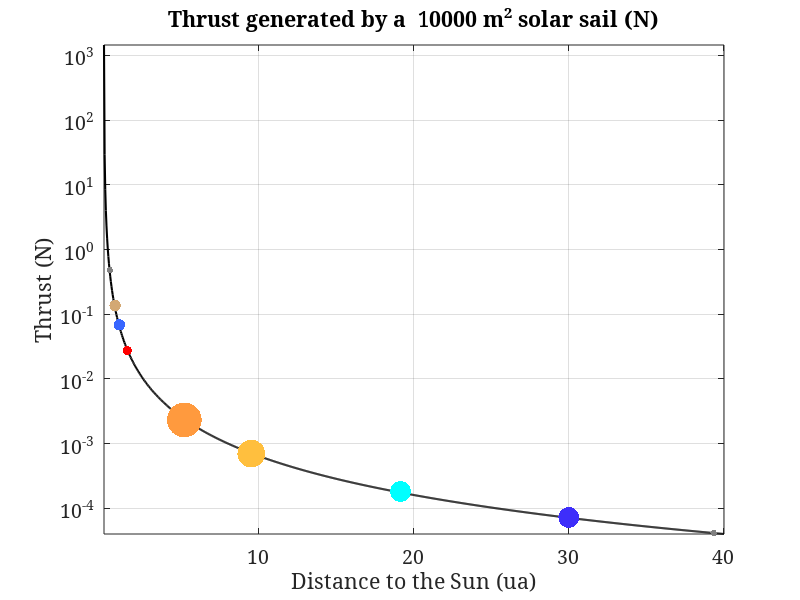

MATLAB code for this plot:
clc;clear all;close all;
lgndsize=14;labsize=15;txtsize=16;arrowwidth=1;linsize=1.5;NameFont='Cambria';

pi=3.1415926535;
theta=45*pi/180;              %%rad
c=299792458;                  %%m/s
d=linspace(1,6000,1000);        %%10^9 m : Pluto is 5 900 898 440 km away
S=10000;                      %%m2

phi=(5535.8./d).^2;             %%W/m2
T=2*sin(theta)*S*phi/c;       %%N

figure;hold on;
plot(d/150,T,'k','LineWidth',1.5);

title(['Thrust generated by a  ',num2str(S),' m^2 solar sail (N)']);
xlabel('Distance to the Sun (ua)');
ylabel('Thrust (N)');
box on;axis tight;grid on;
set(gca,'fontsize', lgndsize,'FontWeight','normal','FontName',NameFont,'YScale', 'log');

plot(57.91/150, T(10), 'color','#808080','Marker', '.','markersize',15);
plot(108.2/150, T(18), 'color', '#d3a873','Marker', '.','markersize',25);
plot(149.6/150, T(25), 'color', '#3866ff','Marker', '.', 'markersize',25);
plot(227.9/150, T(39), 'color', 'r','Marker', '.','markersize',20);
plot(778.3/150, T(132), 'color','#ff9a3e','Marker', '.','markersize',75);
plot(1426/150, T(240), 'color', '#ffbf3e','Marker','.', 'markersize',60);
plot(2870/150, T(470), 'color', 'c','Marker','.','markersize',45);
plot(4498/150, T(745), 'color', '#3e2efa','Marker','.','markersize',45);
plot(5900/150, T(979), 'color', '#808080','Marker','.','markersize',15);
